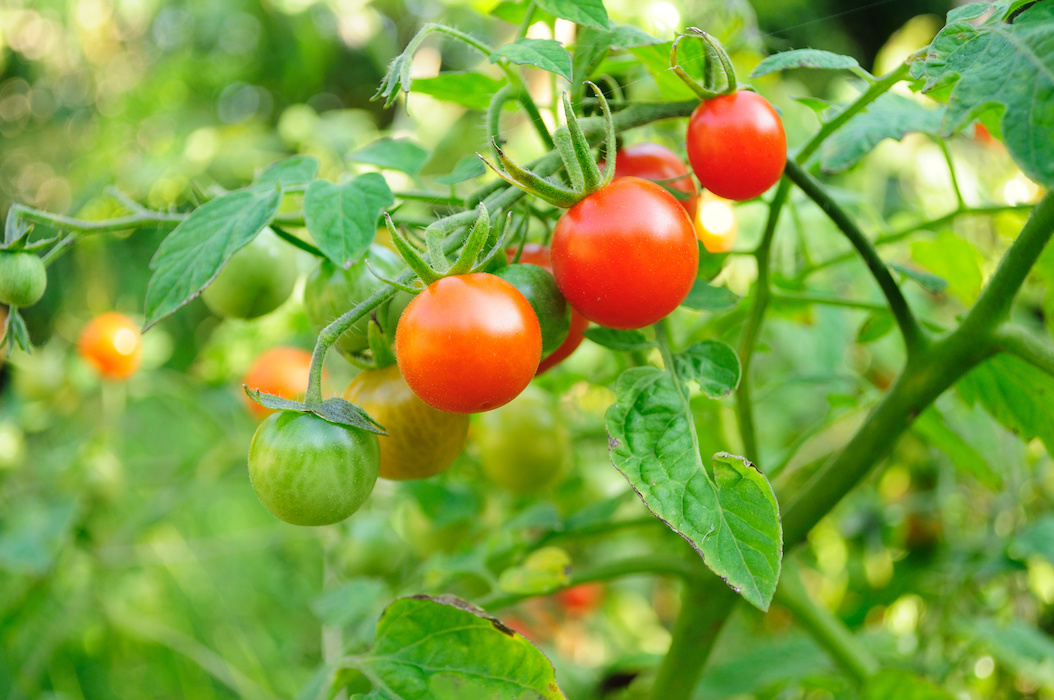
#> input picture Ex_Files_OpenCV_Python_Dev/Ch03/03_11 Solution/tomatoes.jpg, 1054 x 700 px
$ python 03_10.py   (older library calls are emulated)
#> lines starting #> are read from the running program, lines starting #| are printed output that depends on the picture; after the words box and inside, x2 and y2 are one past the last pixel; in counts of white or black regions, pixels touching at a corner belong together; long printed decimals are rounded
import numpy as np
import cv2
import random

img = cv2.imread("tomatoes.jpg",1)
#> img is the input picture: shape (700, 1054, 3); mean B, G, R 64.5, 161.4, 127.5

cv2.imshow("Original",img)

gray = cv2.cvtColor(img,cv2.COLOR_BGR2GRAY)
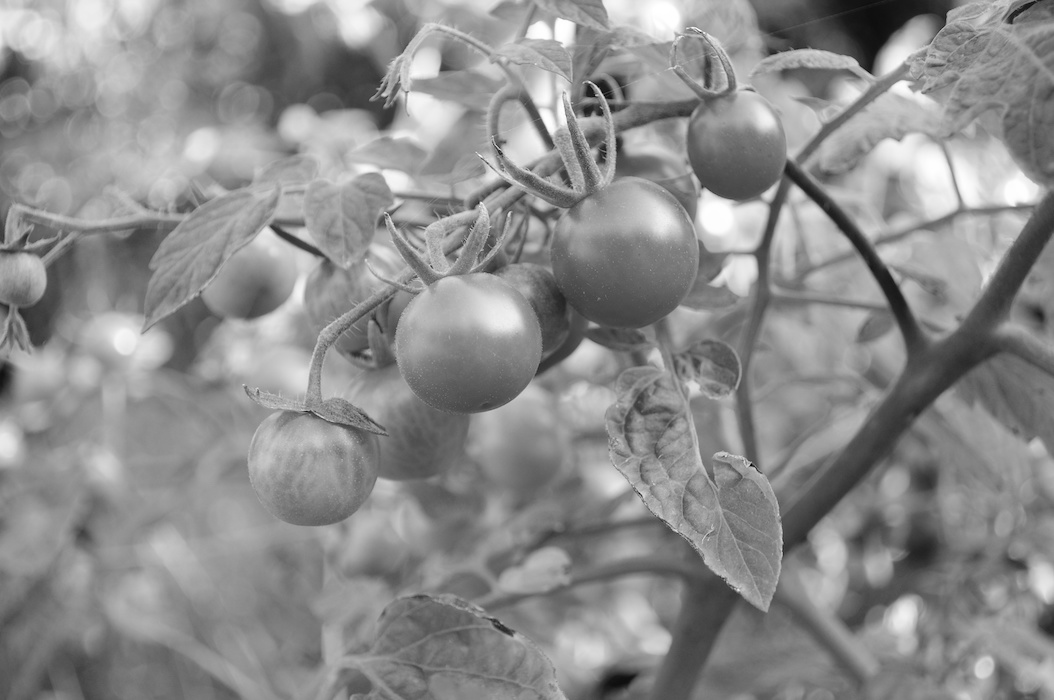
#> gray: shape (700, 1054); min 1, max 255, mean 140.2
blur = cv2.GaussianBlur(gray, (3,3),0)

thresh = cv2.adaptiveThreshold(blur, 255, cv2.ADAPTIVE_THRESH_GAUSSIAN_C, cv2.THRESH_BINARY_INV, 205, 1)
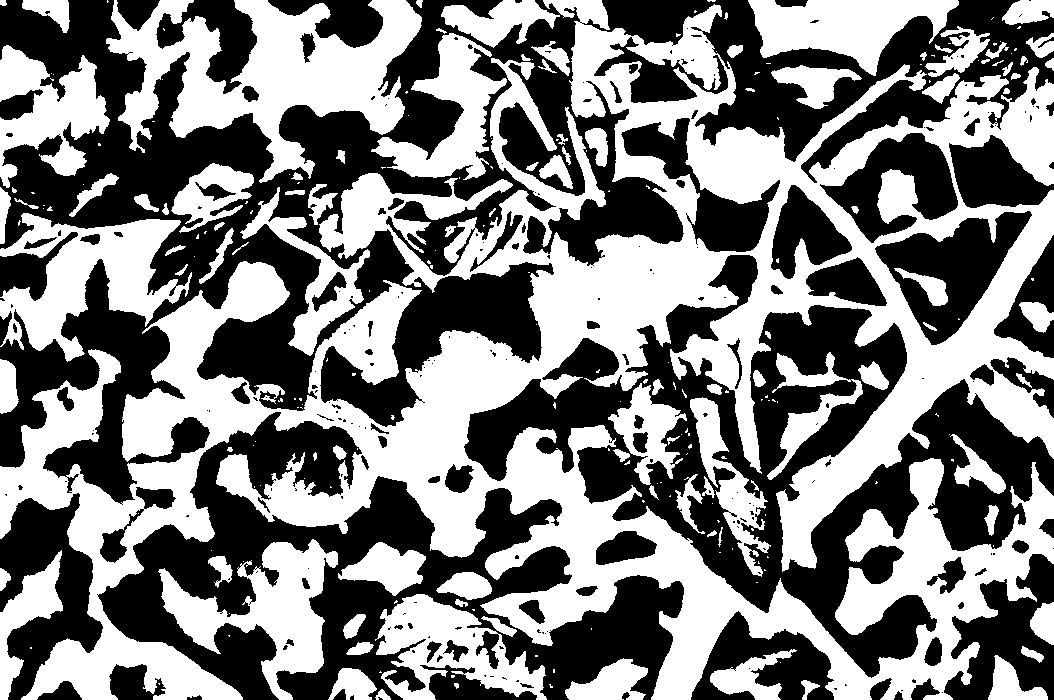
#> thresh: shape (700, 1054); 49.5% white; 235 white regions (132 under 20 px)
cv2.imshow("Binary",thresh)

_, contours, _ = cv2.findContours(thresh, cv2.RETR_TREE, cv2.CHAIN_APPROX_SIMPLE)
#> contours = 501 contours, 329 with area under 20; largest, box (x1, y1, x2, y2) and area: (0, 0, 1054, 700) 260928, (106, 0, 422, 183) 25456, (0, 213, 192, 362) 12732, (158, 539, 338, 700) 10660, (874, 210, 1033, 346) 10300
print(len(contours))
#| 501

filtered = []
for c in contours:
	if cv2.contourArea(c) < 1000:continue
	filtered.append(c)
#> this loop made 501 passes
#> c on passes 4, 7, 8: [[158, 683], [159, 684], [159, 683]], [[380, 671], [379, 672], [381, 672]], [[553, 669], [553, 672], [554, 672], [554, 669]]
#> after the loop, filtered = 29 contours; largest, box (x1, y1, x2, y2) and area: (0, 0, 1054, 700) 260928, (106, 0, 422, 183) 25456, (0, 213, 192, 362) 12732, (158, 539, 338, 700) 10660, (874, 210, 1033, 346) 10300

print(len(filtered))
#| 29

objects = np.zeros([img.shape[0],img.shape[1],3], 'uint8')
for c in filtered:
	col = (random.randint(0,255), random.randint(0,255), random.randint(0,255))
	cv2.drawContours(objects,[c], -1, col, -1)
	area = cv2.contourArea(c)
	p = cv2.arcLength(c,True)
	print(area,p)
#> this loop made 29 passes
#> (col, area, p) on passes 1 to 12: ((197, 215, 20), 1941.5, 273.2), ((132, 248, 207), 1205, 193.4), ((155, 244, 183), 1697, 347.4), ((111, 71, 144), 9050.5, 1060.6), ((71, 48, 128), 3130.5, 430.3), ((75, 158, 50), 2406, 259.4), ((37, 169, 241), 10659.5, 1103.1), ((51, 181, 222), 1066.5, 232.4), ((161, 104, 244), 3834.5, 822.4), ((226, 133, 31), 3341.5, 491), ((7, 47, 204), 2799.5, 639.5), ((0, 252, 170), 12731.5, 1354.2)
#| 1941.5 273.238
#| 1205.0 193.397
#| 1697.0 347.362
#| 9050.5 1060.590
#| 3130.5 430.291
#| 2406.0 259.421
#| 10659.5 1103.100
#| 1066.5 232.350
#> (further printed lines are left out)
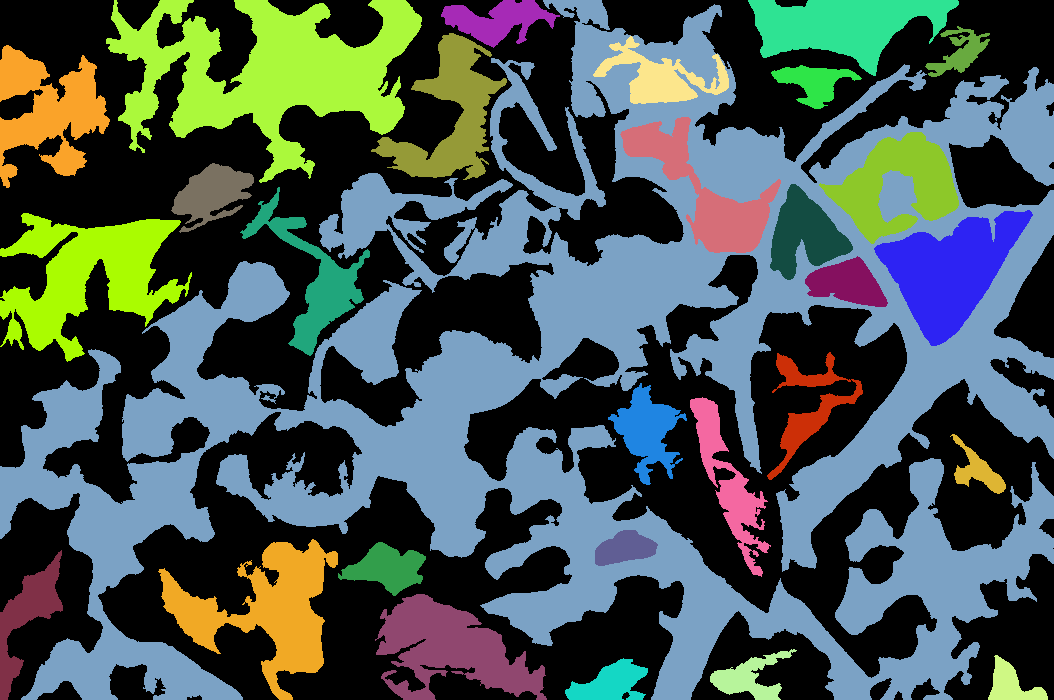
#> objects: shape (700, 1054, 3); mean of channels 0, 1, 2 81.7, 86.1, 70.3; drawn as B, G, R

cv2.imshow("Contours",objects)


cv2.waitKey(0)
cv2.destroyAllWindows()
